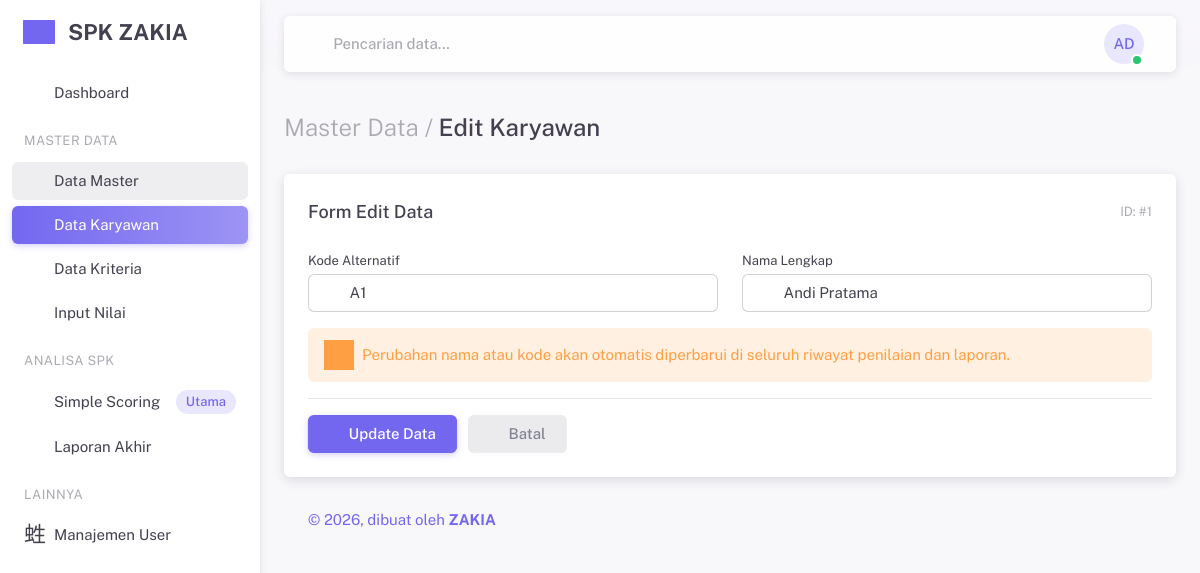
The page /alternatif/edit/1 on the database its author committed.
### tables this page shows
CREATE TABLE `alternatif` (
  `id_alternatif` int(11) NOT NULL,
  `kode_alternatif` varchar(10) NOT NULL,
  `nama_alternatif` varchar(100) NOT NULL
);

### application/controllers/Alternatif.php (called while the page is built, shortened)
<?php
class Alternatif extends CI_Controller {
    public function __construct() {
        $this->load->model('Spk_model');
        $this->load->helper('url');
        $this->load->library('form_validation');
    }
    public function edit($id) {
        $data['alt'] = $this->Spk_model->get_alternatif_by_id($id);
        $this->load->view('layout/header');
        $this->load->view('layout/sidebar');
        $this->load->view('layout/navbar');
        $this->load->view('alternatif/edit', $data);
        $this->load->view('layout/footer');
    }
}

### index.php (called while the page is built, shortened)
<?php
require_once BASEPATH.'core/CodeIgniter.php';

### application/models/Spk_model.php (called while the page is built, shortened)
<?php
class Spk_model extends CI_Model {
    public function get_alternatif_by_id($id) {
        return $this->db->get_where('alternatif', ['id_alternatif' => $id])->row();
    }
}

### application/views/alternatif/edit.php (the view)
<h4 class="py-3 mb-4"><span class="text-muted fw-light">Master Data /</span> Edit Karyawan</h4>
<div class="row">
    <div class="col-12">
        <div class="card mb-4">
            <div class="card-header d-flex justify-content-between align-items-center">
                <h5 class="mb-0">Form Edit Data</h5>
                <small class="text-muted float-end">ID: #<?= $alt->id_alternatif ?></small>
            </div>
            <div class="card-body">
                <form action="" method="post">
                    <div class="row">
                        <div class="col-md-6 col-12 mb-3">
                            <label class="form-label">Kode Alternatif</label>
                            <div class="input-group input-group-merge">
                                <span class="input-group-text"><i class="ti ti-hash"></i></span>
                                <input type="text" class="form-control" name="kode_alternatif" value="<?= $alt->kode_alternatif ?>" required />
                            </div>
                        </div>
                        <div class="col-md-6 col-12 mb-3">
                            <label class="form-label">Nama Lengkap</label>
                            <div class="input-group input-group-merge">
                                <span class="input-group-text"><i class="ti ti-user"></i></span>
                                <input type="text" class="form-control" name="nama_alternatif" value="<?= $alt->nama_alternatif ?>" required />
                            </div>
                        </div>
                    </div>
                    <div class="alert alert-warning d-flex align-items-center mt-1" role="alert">
                        <span class="alert-icon text-warning me-2">
                            <i class="ti ti-alert-triangle ti-xs"></i>
                        </span>
                        <span>Perubahan nama atau kode akan otomatis diperbarui di seluruh riwayat penilaian dan laporan.</span>
                    </div>
                    <div class="pt-4 border-top mt-2">
                        <button type="submit" class="btn btn-primary me-sm-2 me-1">
                            <i class="ti ti-device-floppy me-1"></i> Update Data
                        </button>
                        <a href="<?= base_url('alternatif') ?>" class="btn btn-label-secondary">
                            <i class="ti ti-arrow-left me-1"></i> Batal
                        </a>
                    </div>
                </form>
            </div>
        </div>
    </div>
</div>

### rows shown on the page
alternatif: id_alternatif "1", kode_alternatif "A1", nama_alternatif "Andi Pratama"

### other values the page prints
$inisial "AD"
